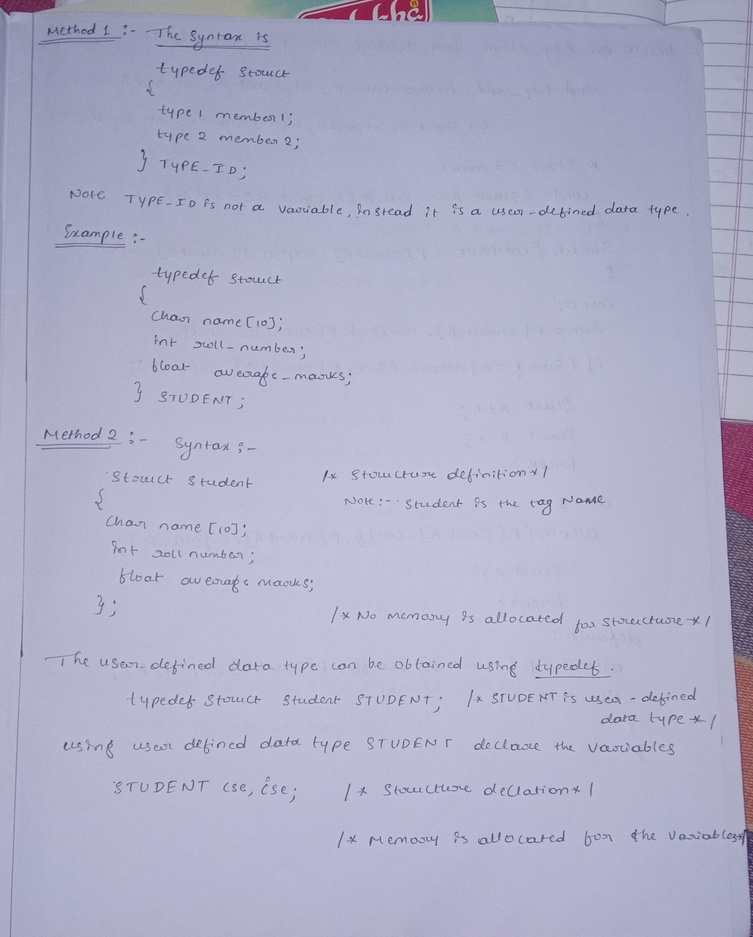
#> input picture image/rs2.jpg, 753 x 937 px, shrunk from 2148 x 2670 before the run, found by its file name
$ python test4.py
#> lines starting #> are read from the running program, lines starting #| are printed output that depends on the picture; after the words box and inside, x2 and y2 are one past the last pixel; in counts of white or black regions, pixels touching at a corner belong together
import cv2
import numpy as np
import matplotlib.pyplot as plt

# Load the image
image = cv2.imread('rs2.jpg')
#> image is the input picture: shape (937, 753, 3); mean B, G, R 199.6, 174.8, 174.6

# Convert to grayscale
gray = cv2.cvtColor(image, cv2.COLOR_BGR2GRAY)
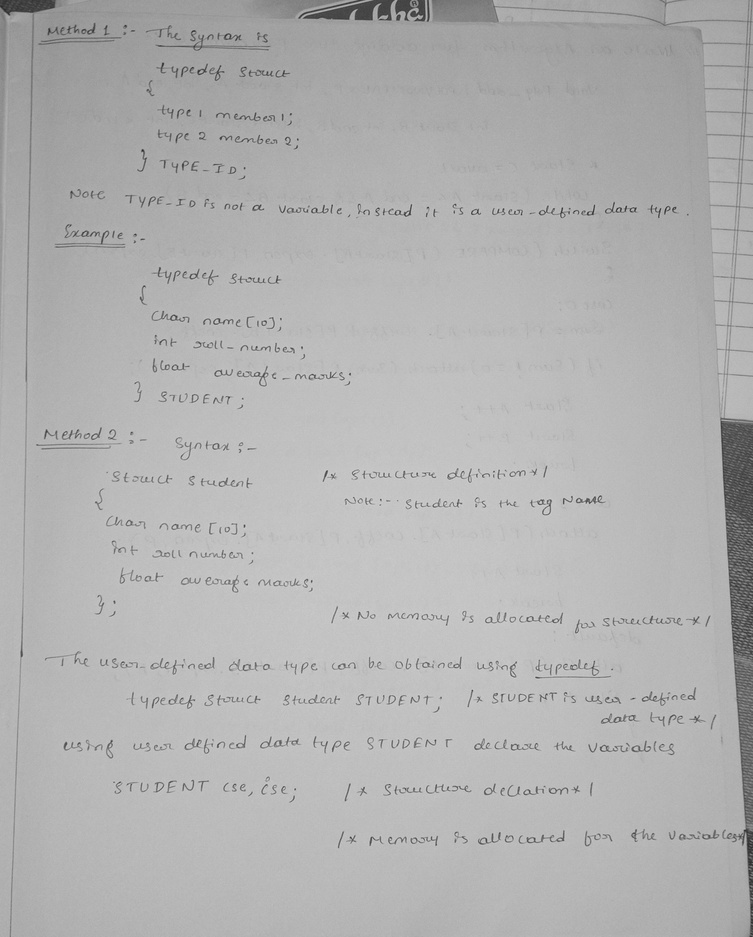
#> gray: shape (937, 753); min 36, max 219, mean 177.6

# Apply Otsu's thresholding to binarize the image
_, thresh_otsu = cv2.threshold(gray, 0, 255, cv2.THRESH_BINARY + cv2.THRESH_OTSU)
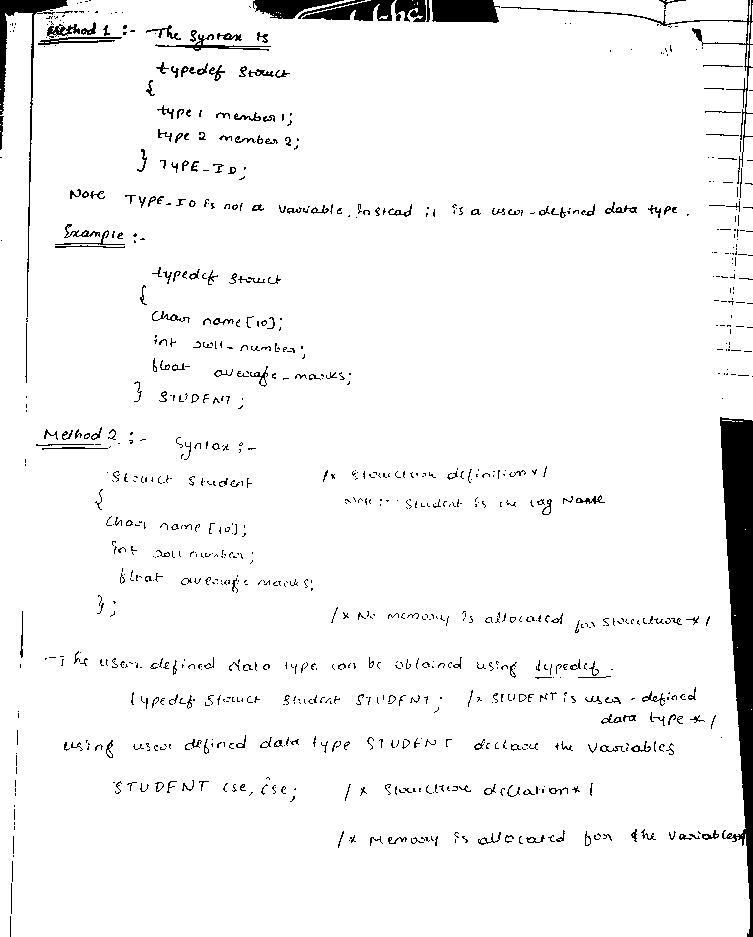
#> thresh_otsu: shape (937, 753); 95.6% white; 914 black regions (657 under 20 px), largest, box (x1, y1, x2, y2) and area: (720, 417, 753, 937) 9221, (0, 0, 68, 317) 1847, (432, 0, 500, 23) 1406

# Invert the image to have a white background and black text
thresh_otsu = cv2.bitwise_not(thresh_otsu)

# Apply denoising
denoised = cv2.fastNlMeansDenoising(thresh_otsu, None, 30, 7, 21)
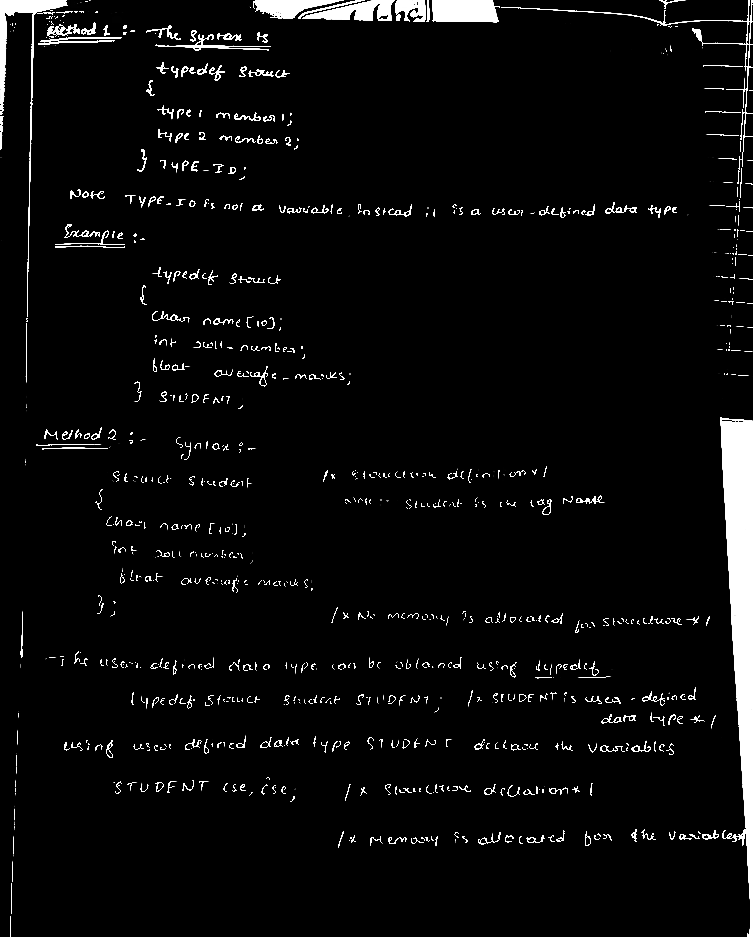
#> denoised: shape (937, 753); min 0, max 255, mean 11.2

# Invert the image back to have black text on white background
denoised = cv2.bitwise_not(denoised)

# Save the scanned image
cv2.imwrite('scanned_image.jpg', denoised)

# Display the result using matplotlib
plt.figure(figsize=(10, 8))
plt.imshow(denoised, cmap='gray')
plt.title('Scanned Image')
plt.axis('off')
plt.show()

$ run again, with image/rs4.jpg copied over image/rs2.jpg
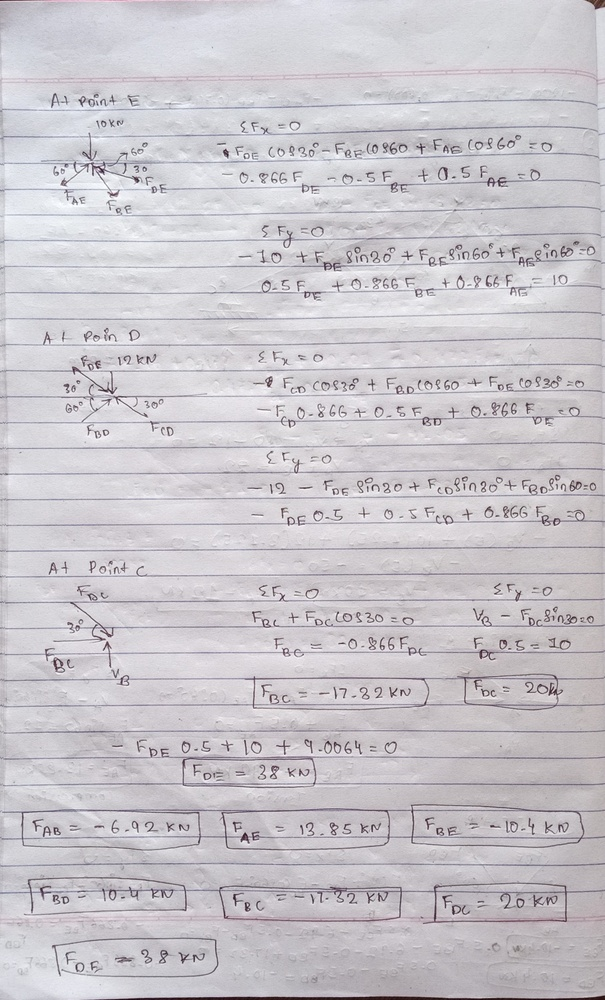
#> input picture image/rs4.jpg, 605 x 1000 px, shrunk from 1752 x 2896 before the run, found by its file name
#> image is the input picture: shape (1000, 605, 3); mean B, G, R 203.9, 198.4, 201.9
#> `_, thresh_otsu = cv2.threshold(gray, 0, 255, cv2.THRESH_BINARY + cv2.T..`:
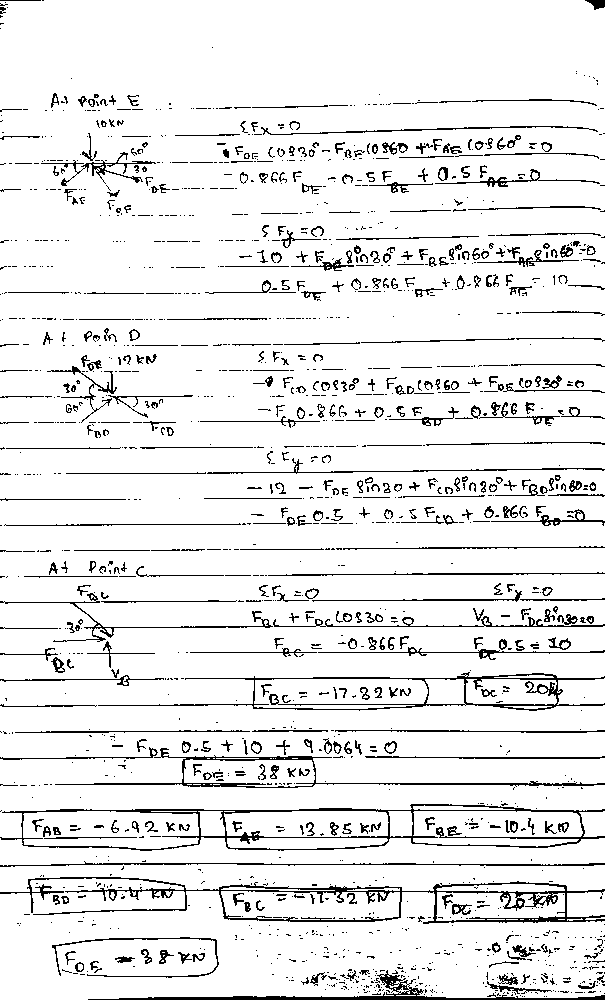
#> thresh_otsu: shape (1000, 605); 91.8% white; black in thin lines or dots
#> `denoised = cv2.fastNlMeansDenoising(thresh_otsu, None, 30, 7, 21)`:
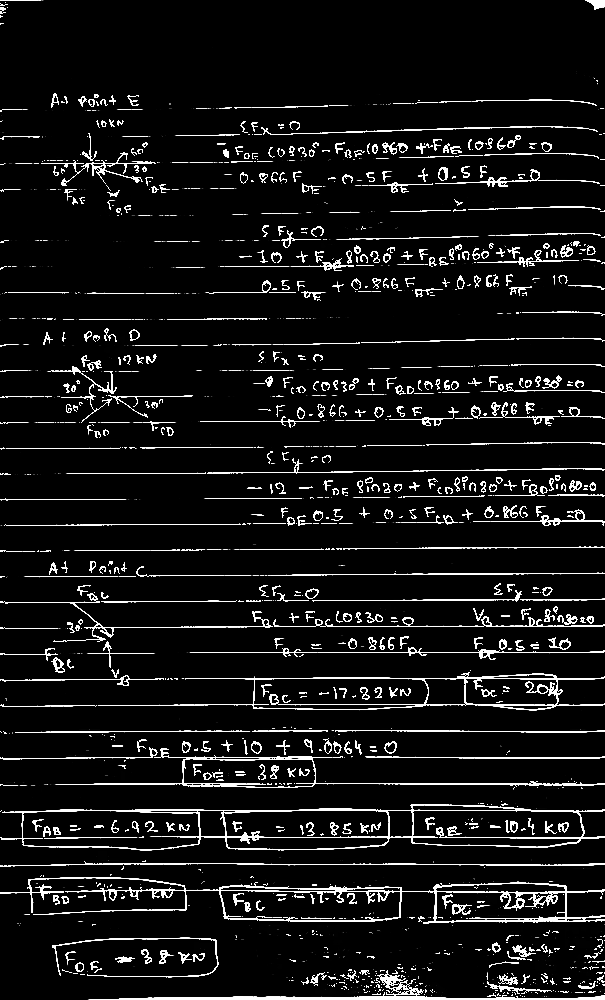
#> denoised: shape (1000, 605); min 0, max 255, mean 20.6

$ run again, with image/rs5.jpg copied over image/rs2.jpg
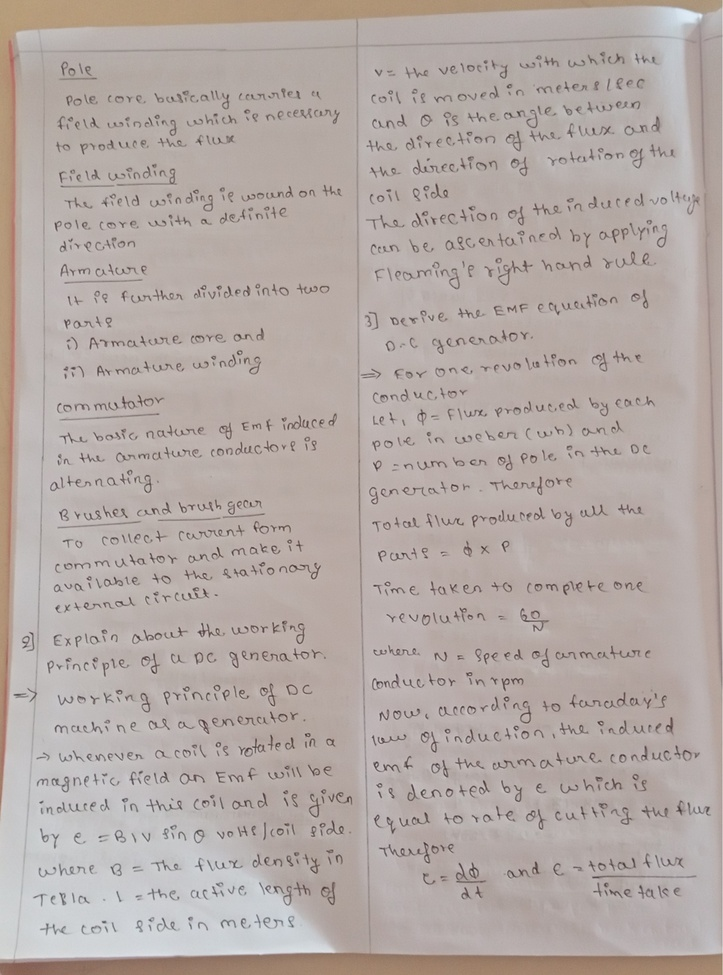
#> input picture image/rs5.jpg, 723 x 975 px, shrunk from 1920 x 2589 before the run, found by its file name
#> image is the input picture: shape (975, 723, 3); mean B, G, R 165.2, 169.5, 180.2
#> `_, thresh_otsu = cv2.threshold(gray, 0, 255, cv2.THRESH_BINARY + cv2.T..`:
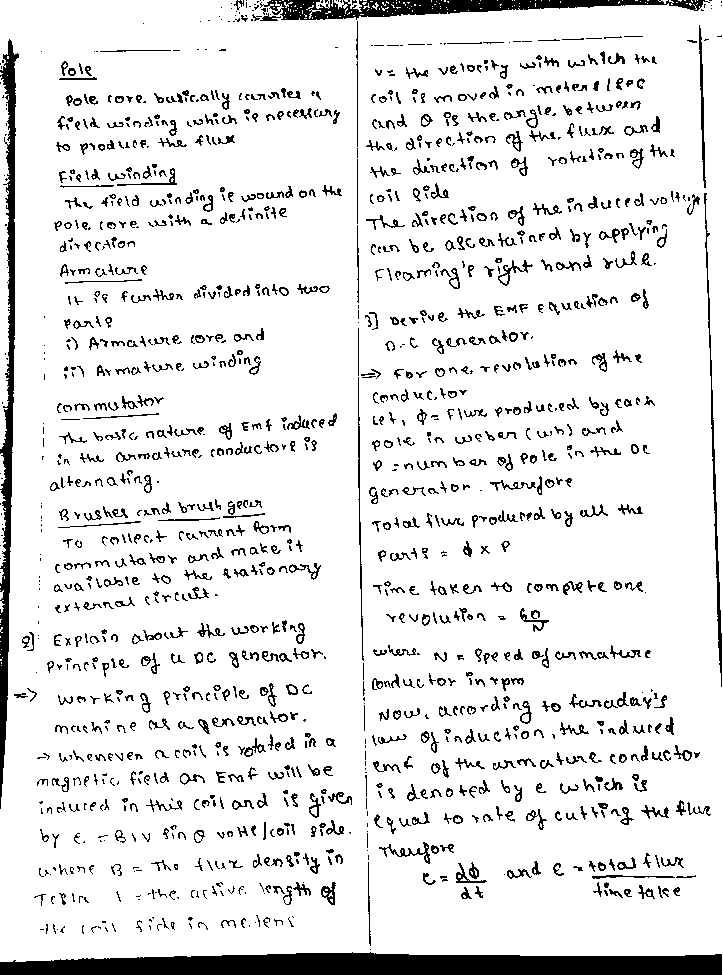
#> thresh_otsu: shape (975, 723); 89.7% white; 1461 black regions (473 under 20 px), largest, box (x1, y1, x2, y2) and area: (0, 952, 722, 975) 13720, (0, 39, 19, 809) 5373, (260, 0, 710, 20) 4432
#> `denoised = cv2.fastNlMeansDenoising(thresh_otsu, None, 30, 7, 21)`:
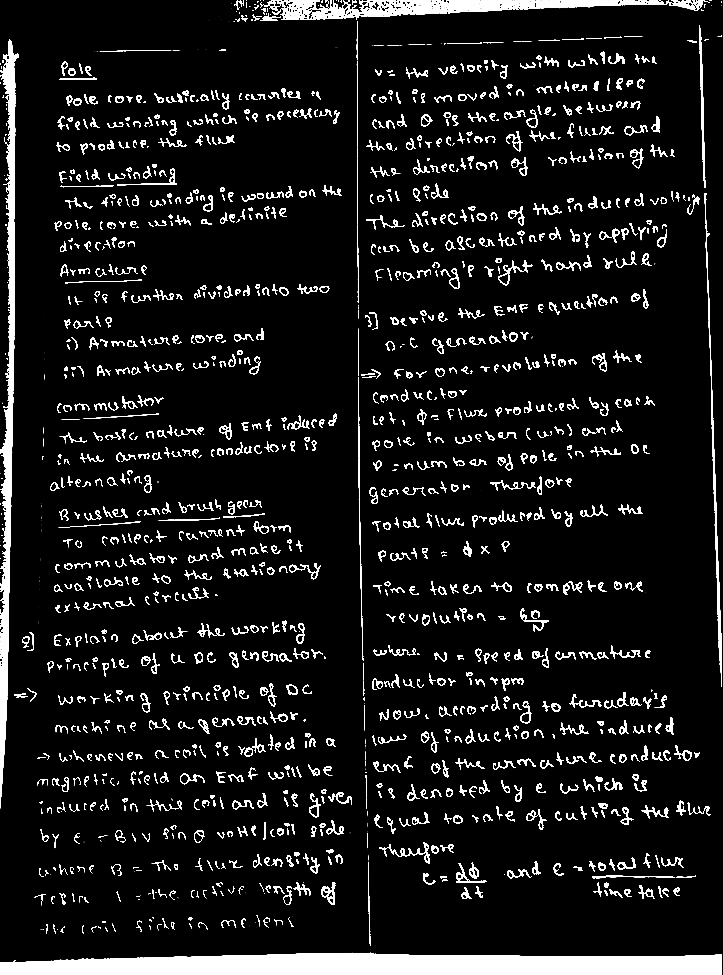
#> denoised: shape (975, 723); min 0, max 255, mean 26.1

$ run again, with image/rs6.jpg copied over image/rs2.jpg
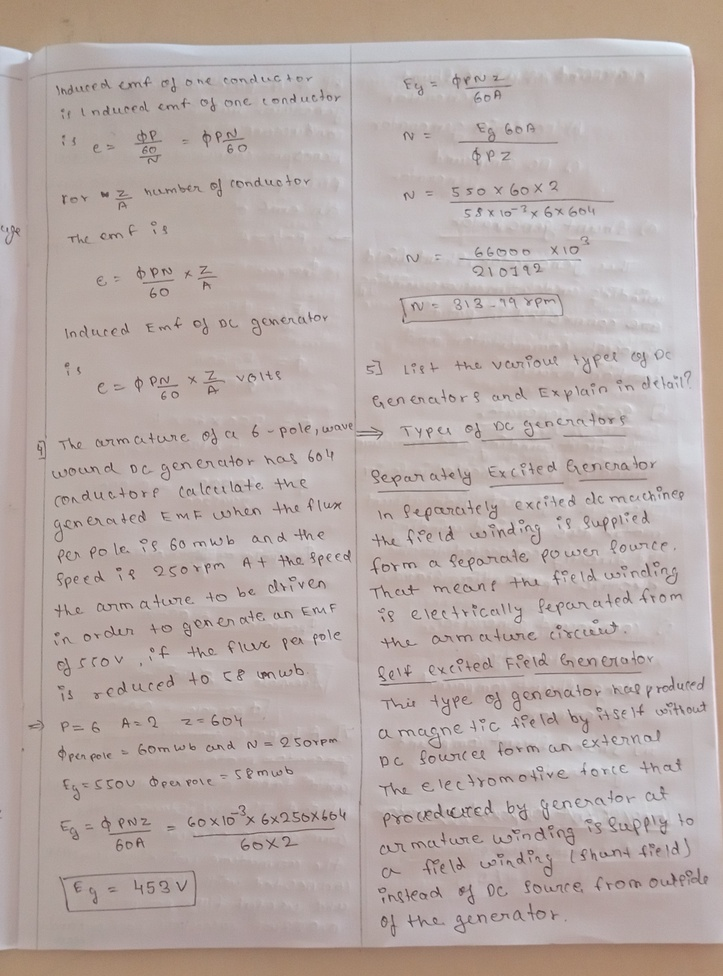
#> input picture image/rs6.jpg, 723 x 976 px, shrunk from 1920 x 2594 before the run, found by its file name
#> image is the input picture: shape (976, 723, 3); mean B, G, R 167, 170.5, 183.3
#> `_, thresh_otsu = cv2.threshold(gray, 0, 255, cv2.THRESH_BINARY + cv2.T..`:
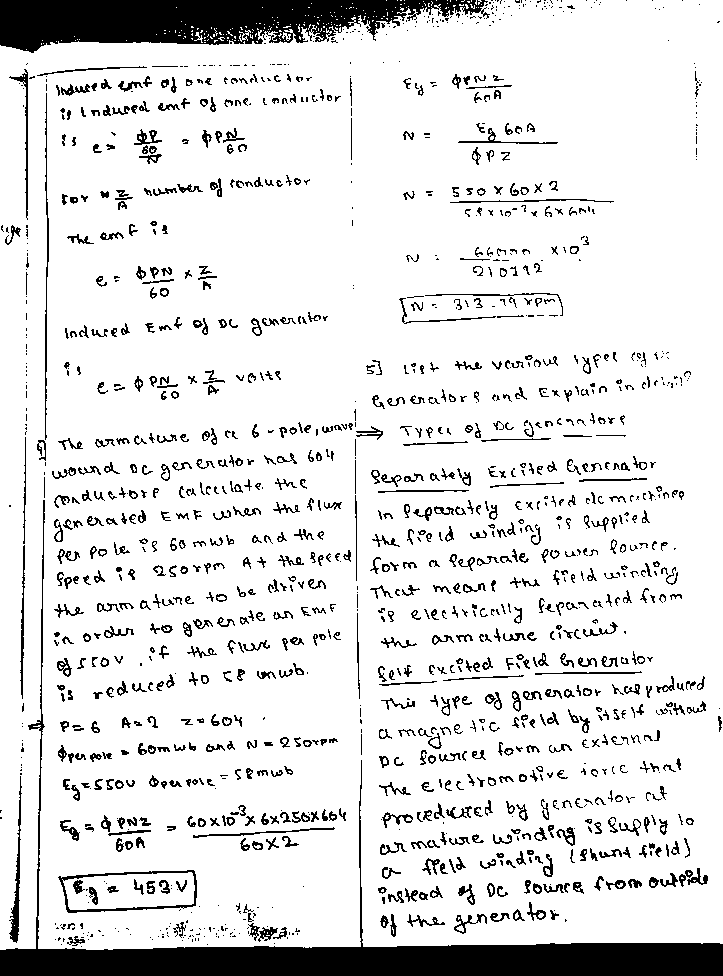
#> thresh_otsu: shape (976, 723); 88.1% white; 1423 black regions (589 under 20 px), largest, box (x1, y1, x2, y2) and area: (0, 500, 723, 976) 22729, (0, 0, 490, 53) 16316, (58, 870, 197, 913) 795
#> `denoised = cv2.fastNlMeansDenoising(thresh_otsu, None, 30, 7, 21)`:
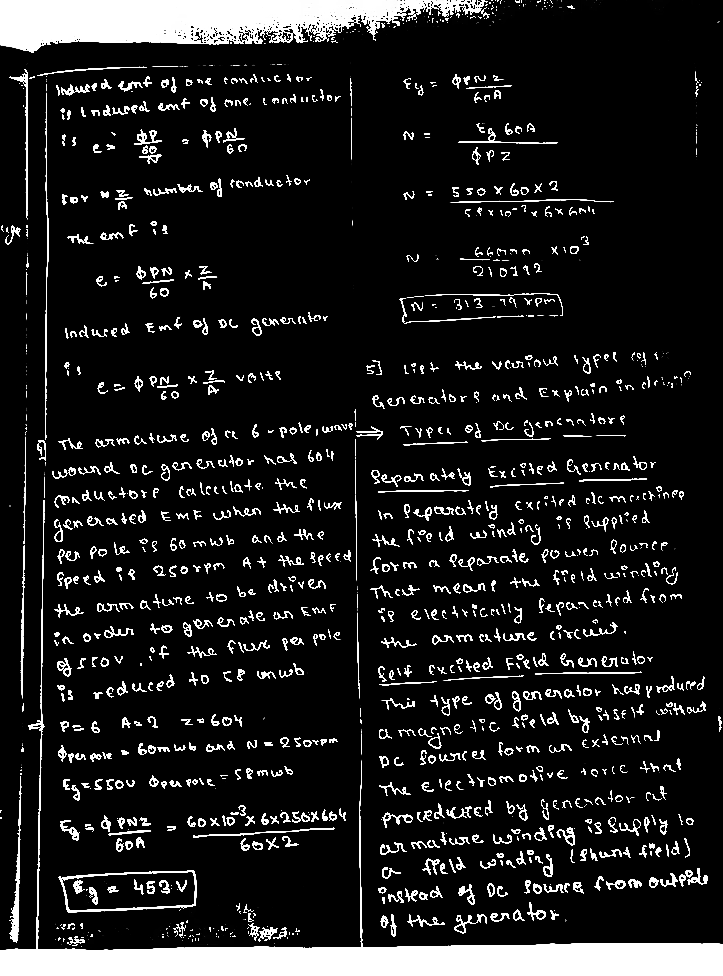
#> denoised: shape (976, 723); min 0, max 255, mean 30.3
